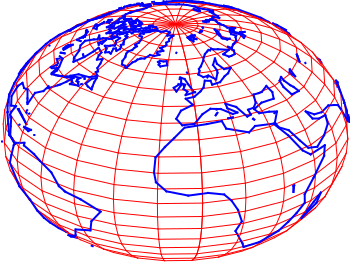

Generate this figure with gnuplot:
#!/usr/bin/gnuplot
# Bhishan Poudel
# Jan 18, 2016
# ref: http://www.gnuplotting.org/understand-parametric-plotting

# clear; gnuplot 3dplot2.gp; xdg-open 3dplot2.png

reset
set terminal pngcairo size 350,262 enhanced font 'Verdana,10'
set output '3dplot2.png'


# color definitions
set border lw 1.5
set style line 1 lc rgb '#000000' lt 1 lw 2
set style line 2 lc rgb '#c0c0c0' lt 2 lw 1

unset key; unset border 
set tics scale 0
set lmargin screen 0
set bmargin screen 0 
set rmargin screen 1
set tmargin screen 1 
set format ''

set mapping spherical
set angles degrees
set hidden3d

# Set xy-plane to intersect z axis at -1 to avoid an offset between the lowest z
# value and the plane
set xyplane at -1
set view 56,81

set parametric
set isosamples 25
set urange[0:360]
set vrange[-90:90]

r = 0.99
splot r*cos(v)*cos(u), \
      r*cos(v)*sin(u), \
      r*sin(v) \
      with lines linestyle 2, \
      'world.dat' \
      with lines linestyle 1
      
      
      
